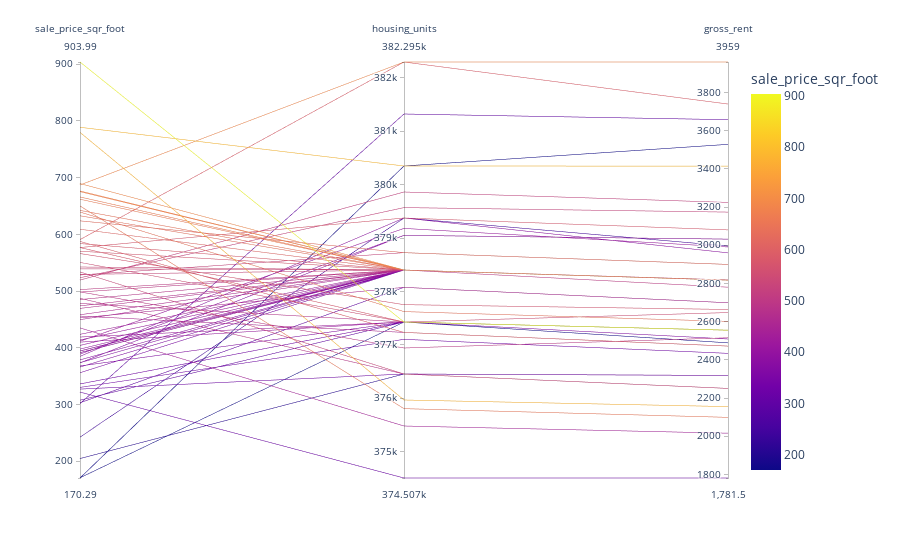

Source (notebook cell):
### Markdown cell above
## Parallel Coordinates and Parallel Categories Analysis

In this section, you will use plotly express to create parallel coordinates and parallel categories visualizations so that investors can interactively filter and explore various factors related to the sales price of the neighborhoods. 

Using the DataFrame of Average values per neighborhood (calculated above), create the following visualizations:
1. Create a Parallel Coordinates Plot
2. Create a Parallel Categories Plot

### Code cell
#PARALLEL COORDINATES OF ENTIRE NEIGHBOORHOOD 

avg_neighborhood_value = sfo_data.groupby([sfo_data["neighborhood"]]).mean()
px.parallel_coordinates(avg_neighborhood_value, color = "sale_price_sqr_foot")
